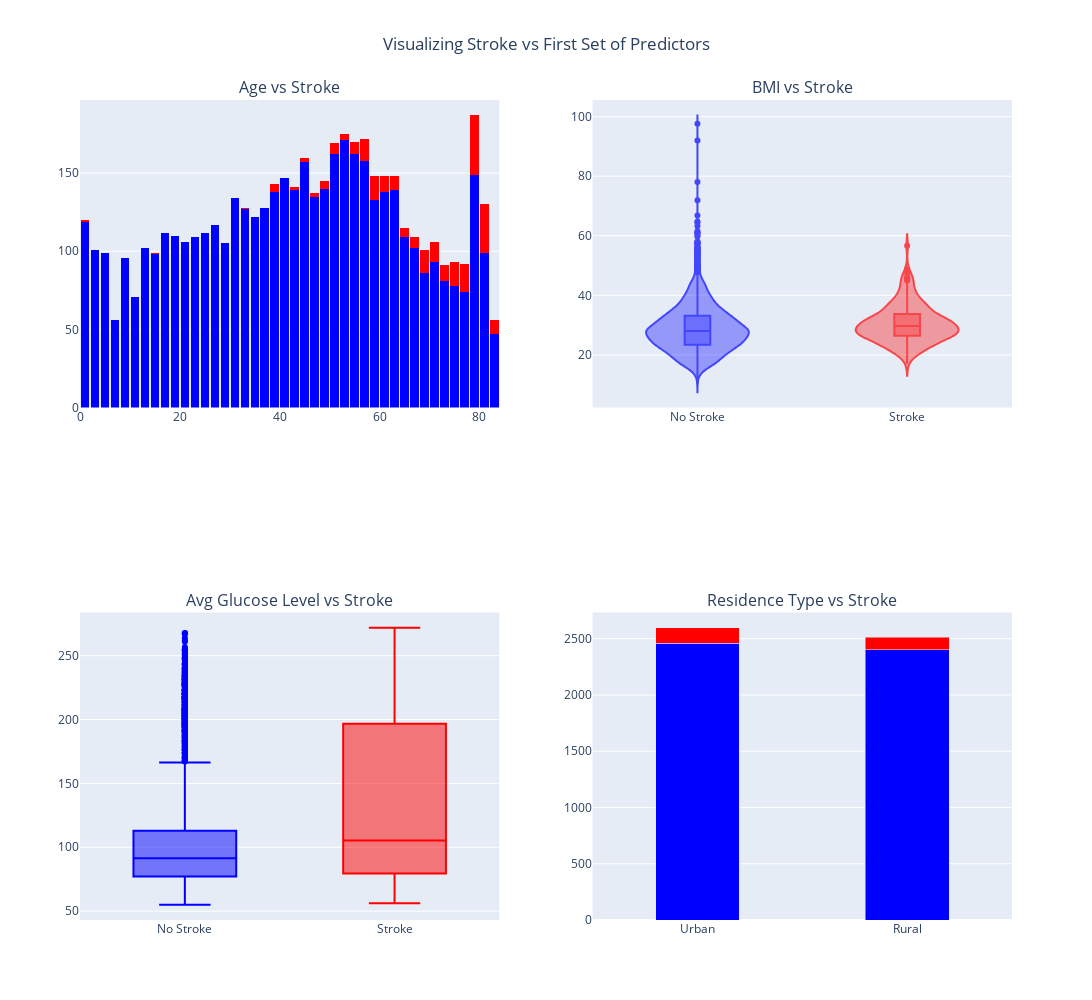

Notebook code for this chart:
### Markdown cell above
# Stroke vs predictors

### Code cell
# First part: Create subplots (4 rows, 2 columns)
fig1 = make_subplots(rows=2, cols=2, 
                     subplot_titles=("Age vs Stroke", 
                                     "BMI vs Stroke", 
                                     "Avg Glucose Level vs Stroke", 
                                     "Residence Type vs Stroke"), 
                     row_heights=[0.5, 0.5],
                     column_widths=[0.25, 0.25])

fig1.update_layout(
    title_text="Visualizing Stroke vs First Set of Predictors", 
    height=1200,  # Increase height if necessary
    width=500,   # Adjust width as needed
    showlegend=False,
    bargap=0.15, 
    barmode='stack',
    title_x=0.5
)

# ---- Plot 1: Age vs Stroke (Histogram) ----
plot1 = go.Histogram(x=stroke_df[stroke_df['stroke'] == 0]['age'], 
                            name="No Stroke", marker_color='blue')
plot_1 = go.Histogram(x=stroke_df[stroke_df['stroke'] == 1]['age'], 
                            name="Stroke", marker_color='red')

fig1.add_trace(plot1, row=1, col=1)
fig1.add_trace(plot_1, row=1, col=1)

# ---- Plot 2: BMI vs Stroke (Box Plot) ----
plot2 = go.Violin(y=stroke_df[stroke_df['stroke'] == 0]['bmi'], 
                      name="No Stroke", marker_color='blue', box_visible=True, opacity=0.7)
plot_2 = go.Violin(y=stroke_df[stroke_df['stroke'] == 1]['bmi'], 
                      name="Stroke", marker_color='red', box_visible=True, opacity=0.7)

fig1.add_trace(plot2, row=1, col=2)
fig1.add_trace(plot_2, row=1, col=2)

# ---- Plot 3: Avg Glucose Level vs Stroke (Box Plot) ----
plot3 = go.Box(y=stroke_df[stroke_df['stroke'] == 0]['avg_glucose_level'], 
                      name="No Stroke", marker_color='blue')
plot_3 = go.Box(y=stroke_df[stroke_df['stroke'] == 1]['avg_glucose_level'], 
                      name="Stroke", marker_color='red')

fig1.add_trace(plot3, row=2, col=1)
fig1.add_trace(plot_3, row=2, col=1)

# ---- Plot 4: Residence Type vs Stroke (Bar Plot) ----
plot4 = go.Bar(x=stroke_df[stroke_df['stroke'] == 0]['Residence_type'].value_counts().index,
                      y=stroke_df[stroke_df['stroke'] == 0]['Residence_type'].value_counts(), 
                      name="No Stroke", marker_color='blue', width=0.4)

plot_4 = go.Bar(x=stroke_df[stroke_df['stroke'] == 1]['Residence_type'].value_counts().index,
                      y=stroke_df[stroke_df['stroke'] == 1]['Residence_type'].value_counts(), 
                      name="Stroke", marker_color='red', width=0.4)

fig1.add_trace(plot4, row=2, col=2)
fig1.add_trace(plot_4, row=2, col=2)

# ---- Update Layout for First 4 Plots ----
fig1.update_layout(title_text="Visualizing Stroke vs First Set of Predictors", height=1000, width=1200, 
                  showlegend=False,
                  bargap=0.15, # space between bars within a group
                  barmode='stack',  # to stack the bars for better visibility
                  title_x=0.5)  # center the title

# Show the first part
fig1.show()

### Figure 1 — Plotly figure (JSON) as saved in the notebook; plotly's stock layout.template omitted (floating-point values rounded to 4 significant figures; data arrays with more than 128 entries replaced by an {"elided": "..."} marker saying what was removed)
{"data": [{"marker": {"color": "blue"}, "name": "No Stroke", "type": "histogram", "x": {"elided": "4861 float values"}, "xaxis": "x", "yaxis": "y"}, {"marker": {"color": "red"}, "name": "Stroke", "type": "histogram", "x": {"elided": "249 float values"}, "xaxis": "x", "yaxis": "y"}, {"box": {"visible": true}, "marker": {"color": "blue"}, "name": "No Stroke", "opacity": 0.7, "type": "violin", "xaxis": "x2", "y": {"elided": "4861 float values"}, "yaxis": "y2"}, {"box": {"visible": true}, "marker": {"color": "red"}, "name": "Stroke", "opacity": 0.7, "type": "violin", "xaxis": "x2", "y": {"elided": "249 float values"}, "yaxis": "y2"}, {"marker": {"color": "blue"}, "name": "No Stroke", "type": "box", "xaxis": "x3", "y": {"elided": "4861 float values"}, "yaxis": "y3"}, {"marker": {"color": "red"}, "name": "Stroke", "type": "box", "xaxis": "x3", "y": {"elided": "249 float values"}, "yaxis": "y3"}, {"marker": {"color": "blue"}, "name": "No Stroke", "type": "bar", "width": 0.4, "x": ["Urban", "Rural"], "xaxis": "x4", "y": [2461, 2400], "yaxis": "y4"}, {"marker": {"color": "red"}, "name": "Stroke", "type": "bar", "width": 0.4, "x": ["Urban", "Rural"], "xaxis": "x4", "y": [135, 114], "yaxis": "y4"}], "layout": {"annotations": [{"font": {"size": 16}, "showarrow": false, "text": "Age vs Stroke", "x": 0.225, "xanchor": "center", "xref": "paper", "y": 1, "yanchor": "bottom", "yref": "paper"}, {"font": {"size": 16}, "showarrow": false, "text": "BMI vs Stroke", "x": 0.775, "xanchor": "center", "xref": "paper", "y": 1, "yanchor": "bottom", "yref": "paper"}, {"font": {"size": 16}, "showarrow": false, "text": "Avg Glucose Level vs Stroke", "x": 0.225, "xanchor": "center", "xref": "paper", "y": 0.375, "yanchor": "bottom", "yref": "paper"}, {"font": {"size": 16}, "showarrow": false, "text": "Residence Type vs Stroke", "x": 0.775, "xanchor": "center", "xref": "paper", "y": 0.375, "yanchor": "bottom", "yref": "paper"}], "bargap": 0.15, "barmode": "stack", "height": 1000, "showlegend": false, "title": {"text": "Visualizing Stroke vs First Set of Predictors", "x": 0.5}, "width": 1200, "xaxis": {"anchor": "y", "domain": [0, 0.45]}, "xaxis2": {"anchor": "y2", "domain": [0.55, 1]}, "xaxis3": {"anchor": "y3", "domain": [0, 0.45]}, "xaxis4": {"anchor": "y4", "domain": [0.55, 1]}, "yaxis": {"anchor": "x", "domain": [0.625, 1]}, "yaxis2": {"anchor": "x2", "domain": [0.625, 1]}, "yaxis3": {"anchor": "x3", "domain": [0, 0.375]}, "yaxis4": {"anchor": "x4", "domain": [0, 0.375]}}}
